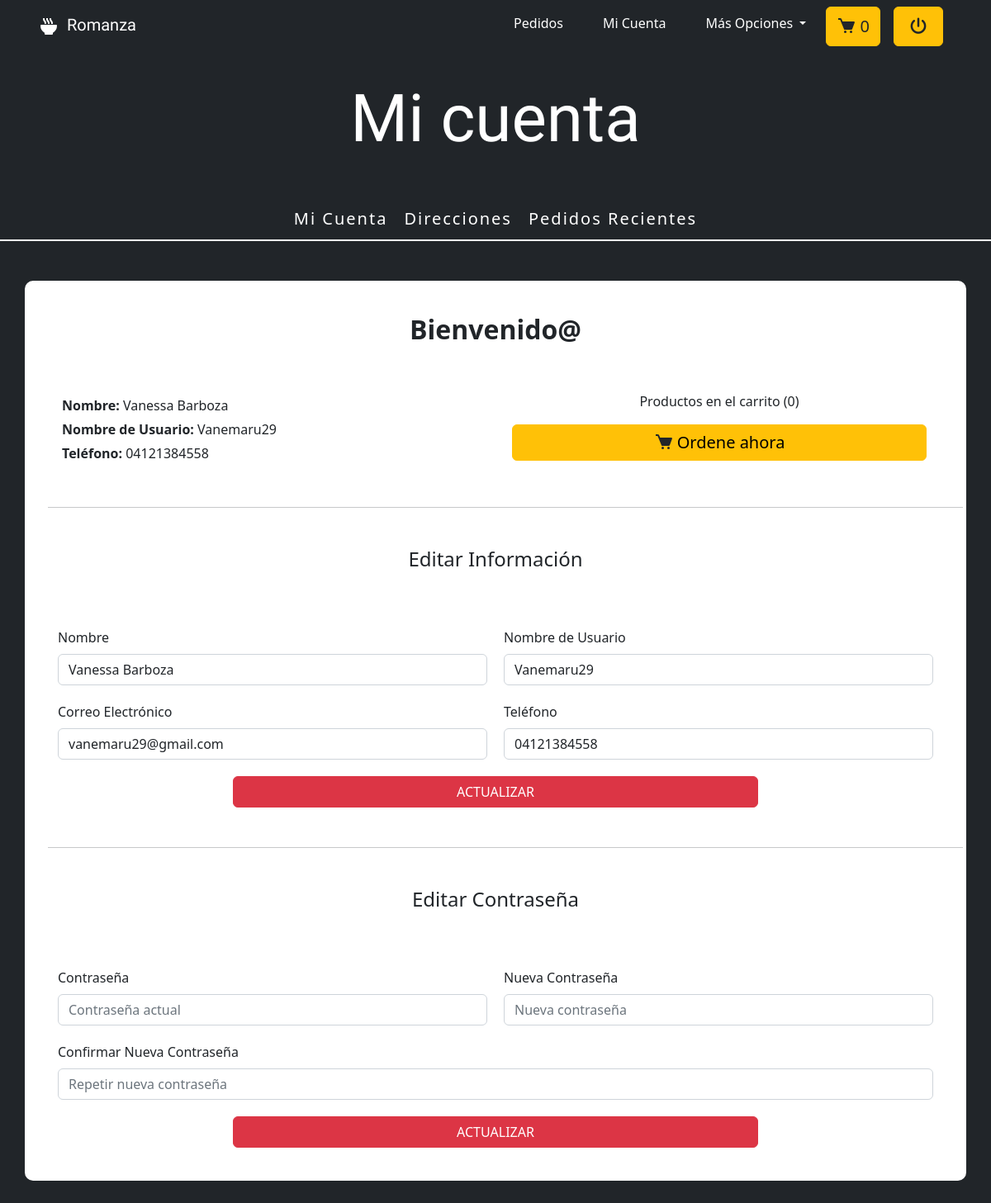
The app's page /index.php?romanza=mi-cuenta (signed in) with its own data.
### tables this page shows
CREATE TABLE `usuario` (
  `id_usuario` int(11) NOT NULL,
  `nombre` varchar(45) NOT NULL,
  `nombre_usuario` varchar(45) NOT NULL,
  `telefono` text NOT NULL,
  `correo` varchar(45) NOT NULL,
  `clave` varchar(45) NOT NULL,
  `id_rol` int(11) NOT NULL,
  `fecha_registro` date NOT NULL
);

### controladores/navegacion.php (called while the page is built)
<?php
    class ControladorDeNavegacion {
        static public function plantilla() {
            include ('vistas/plantilla.php');
        }
        static public function enlacesPaginasC() {
            if (isset($_GET['romanza'])) {
                $modulo = $_GET['romanza'];
            } else {
                $modulo = 'index';
            }
            $respuesta = ModeloDeNavegacion::enlacesPaginasM($modulo);
            include $respuesta;
        }
    }
?>

### index.php (called while the page is built)
<?php
    require_once ('controladores/navegacion.php');
    require_once ('modelos/navegacion.php');
    $mvc = new ControladorDeNavegacion;
    $mvc -> plantilla();
?>

### modelos/conexion.php (called while the page is built, shortened)
<?php
    class Conexion {
        public $servidor = "localhost";
        private $usuario = "root";
        private $password = "";
        private $bd = "romanza";
        private $conexion;
        public function __construct () {
            $this->conexion = new mysqli($this->servidor, $this->usuario, $this->password, $this->bd);
            mysqli_query($this->conexion, "SET NAMES 'utf8'");
        }
        public function conectar () {
            return $this->conexion;
        }
    }
?>

### controladores/Usuarios.php (called while the page is built, shortened)
<?php
class Usuarios extends Conexion {
    public function __construct() {
        $this->conexion = new Conexion();
        $this->conexion = $this->conexion->conectar();
    }
    public function datosUser($usuario) {
        $sql = mysqli_query($this->conexion, "SELECT * FROM usuario WHERE nombre_usuario = '$usuario'");
        return $sql;
    }
}

### vistas/modulos/cliente/mi-cuenta.php (the view, shortened to what this page needs)
<?php
    if (!isset($_SESSION['nombre_usuario'])) {
        ?>
            <script> window.location.href = "vistas/../index.php?romanza=login"; </script>
        <?php
    } else {
        $nombre_usuario = $_SESSION['nombre_usuario'];
        $usuario = new Usuarios();
        $datos = $usuario -> datosUser($nombre_usuario);
    }
     if (isset($_SESSION['id_rol'])) {
        if ($_SESSION['id_rol'] == 3) {
            if (!isset($total_cantidad)) {$total_cantidad = '0'; }
        }
    }
?>
<section class="py-5">
    <h1 class="text-center text-white my-5 display-1 inicio__titulo"> Mi cuenta </h1>
    <div class="mi-cuenta__menu mb-5">
        <a href="index.php?romanza=mi-cuenta" class="mi-cuenta-enlace"> Mi Cuenta </a>
        <a href="index.php?romanza=mis-direcciones" class="mi-cuenta-enlace"> Direcciones </a>
        <a href="index.php?romanza=mis-ordenes" class="mi-cuenta-enlace"> Pedidos Recientes </a>
    </div>
    <section class="container mi-cuenta">
        <h2 class="fw-bold text-center pb-5"> Bienvenido@ </h2>
        <?php
            while ($datos_usuario = mysqli_fetch_array($datos)) {
        ?>
        <article class="row">
            <div class="col-sm-12 col-md-6">
                <p class="mi-cuenta__datos"><span class="fw-bold">Nombre:</span> <?= $datos_usuario['nombre'] ?></p>
                <p class="mi-cuenta__datos"><span class="fw-bold">Nombre de Usuario:</span> <?= $datos_usuario['nombre_usuario'] ?></p>
                <p class="mi-cuenta__datos"><span class="fw-bold">Teléfono:</span> <?= $datos_usuario['telefono'] ?></p>
            </div>
            <div class="col-sm-12 col-md-6">
                <p class="text-center">Productos en el carrito (<?= $total_cantidad ?>)</p>
                <a href="index.php?romanza=pedidos" class="btn btn-warning mx-2 mi-cuenta__cta"> <img src="vistas/../publico/activos/iconos/carrito-oscuro.svg" alt="Mi Carrito" class="header__carrito"> <span class="header__carrito-cuenta">Ordene ahora</span> </a>
            </div>
            <hr class="my-5">
            <form action="#" method="POST" class="formulario" id="editar-info">
                <h4 class="text-center mb-5 mi-cuenta__editar-titulo">Editar Información</h4>
                <div class="formulario__grupo" id="grupo__nombre">
                    <label for="nombre" class="form-label login__label"> Nombre </label>
                    <div class="formulario__grupo-input">
                        <input type="text" class="form-control formulario__input" placeholder="Vanessa Barboza" name="nombre" id="nombre" value="<?= $datos_usuario['nombre'] ?>">
                    </div>
                </div>
                <div class="formulario__grupo" id="grupo__nombre_usuario">
                    <label for="nombre_usuario" class="form-label login__label"> Nombre de Usuario </label>
                    <div class="formulario__grupo-input">
                        <input type="text" class="form-control" placeholder="Vanemaru29" name="nombre_usuario" id="nombre_usuario" value="<?= $datos_usuario['nombre_usuario'] ?>">
                    </div>
                </div>
                <div class="formulario__grupo" id="grupo__correo">
                    <label for="correo" class="form-label login__label"> Correo Electrónico </label>
                    <div class="formulario__grupo-input">
                        <input type="email" class="form-control" placeholder="vanemaru29@gmail.com" name="correo" id="correo" value="<?= $datos_usuario['correo'] ?>">
                    </div>
                </div>
                <div class="formulario__grupo" id="grupo__telefono">
                    <label for="telefono" class="form-label login__label"> Teléfono </label>
                    <div class="formulario__grupo-input">
                        <input type="text" class="form-control" placeholder="04121384558" name="telefono" id="telefono" value="<?= $datos_usuario['telefono'] ?>">
                    </div>
                </div>
                <div class="d-grid m-auto formulario__grupo formulario__btn-centro editarInfo__actualizar">
                    <button type="submit" name="actualizar-info" class="formulario__btn btn btn-danger"> ACTUALIZAR </button>
                </div>
            </form>
            <hr class="my-5">
            <form action="#" method="POST" class="formulario" id="editar-clave">
                <h4 class="text-center mb-5 mi-cuenta__editar-titulo">Editar Contraseña</h4>
                <div class="formulario__grupo" id="grupo__clave">
                    <label for="clave" class="form-label login__label"> Contraseña </label>
                    <div class="formulario__grupo-input">
                        <input type="password" class="form-control" placeholder="Contraseña actual" name="clave" id="clave">
                    </div>
                </div>
                <div class="formulario__grupo" id="grupo__clave2">
                    <label for="clave2" class="form-label login__label"> Nueva Contraseña </label>
                    <div class="formulario__grupo-input">
                        <input type="password" class="form-control" placeholder="Nueva contraseña" name="clave2" id="clave2">
                    </div>
                </div>
                <div class="formulario__grupo editarInfo__tlfn" id="grupo__clave3">
                    <label for="clave3" class="form-label login__label"> Confirmar Nueva Contraseña </label>
                    <div class="formulario__grupo-input">
                        <input type="password" class="form-control" placeholder="Repetir nueva contraseña" name="clave3" id="clave3">
                    </div>
                </div>
                <div class="d-grid m-auto formulario__grupo formulario__btn-centro editarInfo__actualizar">
                    <button type="submit" name="actualizar-clave" class="formulario__btn btn btn-danger"> ACTUALIZAR </button>
                </div>
            </form>
        </article>
        <?php
            }
        ?>
    </section>
</section>

### publico/css/estilos.css (style rules this page uses)
:root { --fuente-titulos: 'Satisfy', cursive; --negro: rgb(0, 0, 0); --blanco: rgb(255, 255, 255); --gris-oscuro: rgb(33, 37, 41); --gris-medio: rgb(135, 138, 140); --gris-claro: rgb(214, 214, 215); --rojo-cta: rgb(220, 53, 69); --amarillo-cta: rgb(255, 193, 7); --verde-correcto: rgb(8, 75, 13); --sombra: rgba(135, 138, 140, .1); --sombra-clara: rgba(255, 255, 255, .2); --sombra-oscura: rgba(0, 0, 0, .2); --sombra-roja: rgba(220, 53, 69, .5); --sombra-verde: rgb(30, 209, 45, .5); --fondo-degradado: linear-gradient(#212529 2%, #720026 20%, #ce4257 60%, #720026 100%); --verde-correcto: #1ed12d; --rojo-incorrecto: #bb2929; }
body { background-color: var(--gris-oscuro); }
.header__carrito { font-size: 20px; margin-top: -8px; }
.header__carrito-cuenta { font-size: 20px; }
.login__label { float: left; }
.formulario { display: grid; grid-template-columns: 1fr 1fr; gap: 20px; }
.mi-cuenta__editar-titulo, .editarInfo__tlfn, .editarInfo__actualizar { grid-column: span 2; }
.formulario__grupo-input { position: relative; }
.formulario__btn-centro { width: 60%; margin-left: auto; margin-right: auto; }
.inicio__titulo { font-family: var(--fuente-titulos); }
.mi-cuenta { display: block; padding: 40px; background-color: var(--blanco); border-radius: 10px; }
.mi-cuenta__datos { margin: 5px; }
.mi-cuenta__cta { display: block; margin-left: auto; margin-right: auto; }
.mi-cuenta__menu { display: flex; justify-content: center; align-items: center; margin-bottom: 20px; border-bottom: 2px solid var(--blanco); }
.mi-cuenta-enlace { padding: 10px; color: var(--blanco); text-decoration: none; font-size: 20px; font-weight: 300; letter-spacing: 2px; transition: all .5s; }

### records on screen
usuario: nombre "Vanessa Barboza", nombre_usuario "Vanemaru29", telefono "04121384558", correo "vanemaru29@gmail.com"

### other values on screen
$total_cantidad "0"
